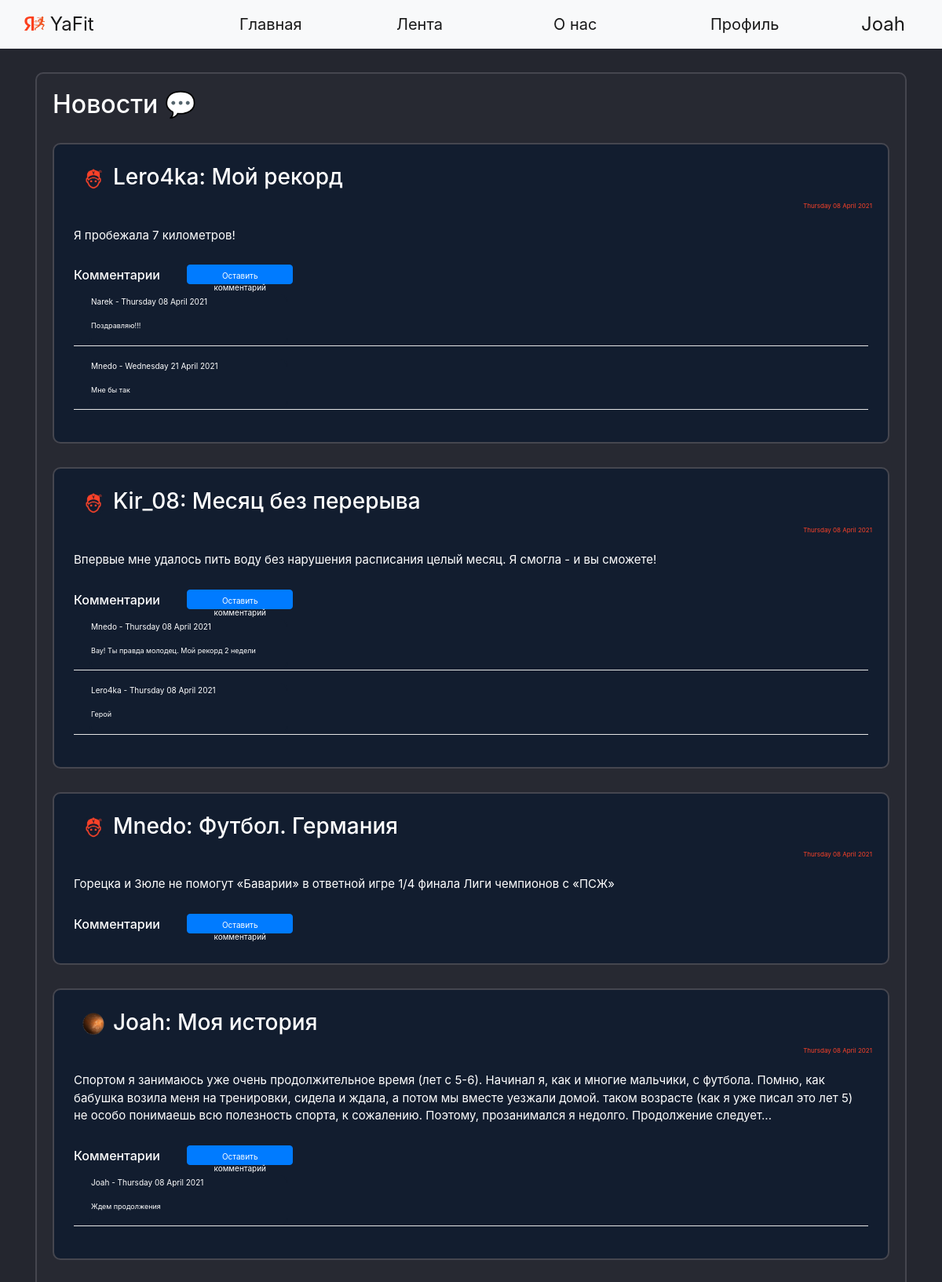
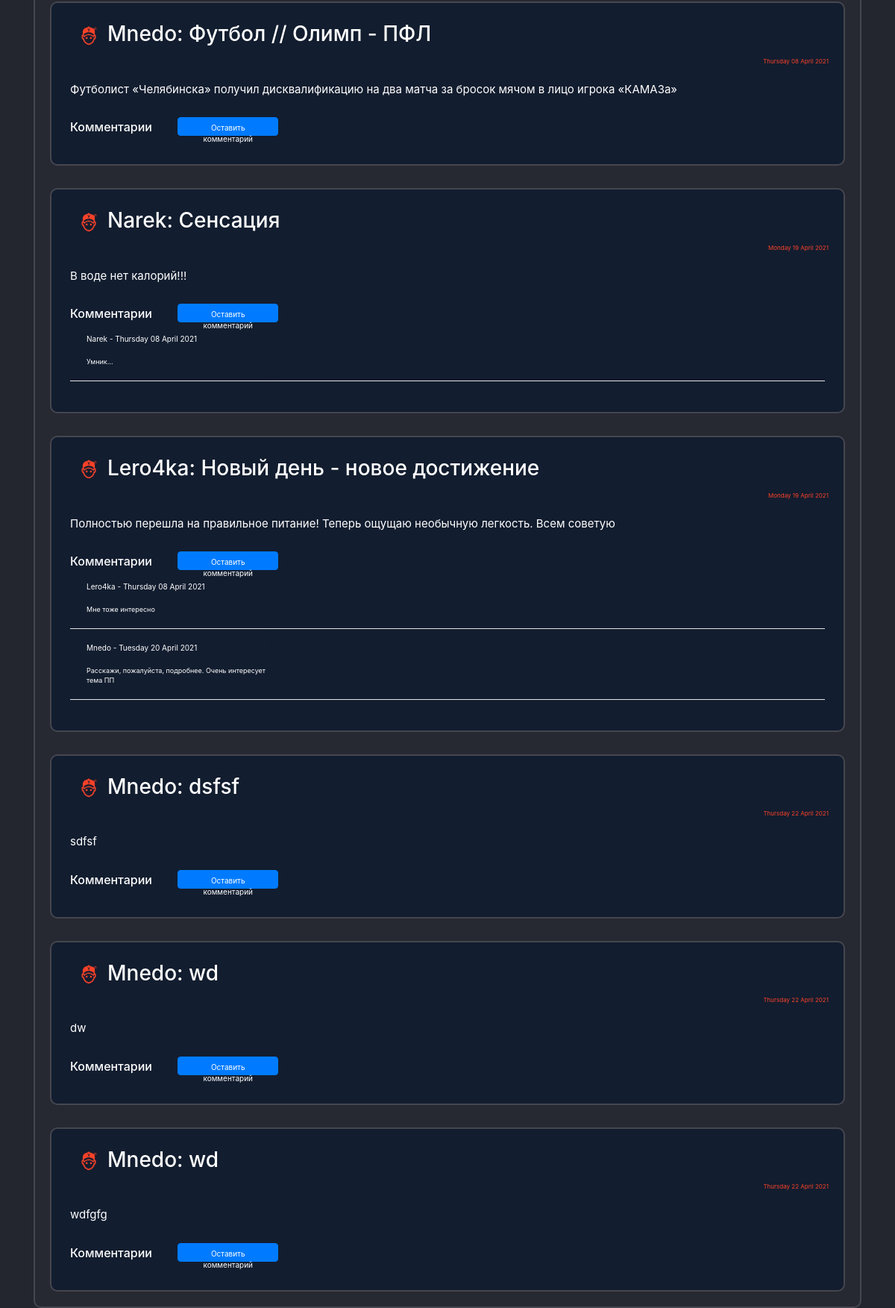
Screenshot of /news (signed in) with the database file from the repository (2 pictures, top to bottom).
### data/users.py (models this page shows, shortened)
class User(SqlAlchemyBase, UserMixin, SerializerMixin):
    __tablename__ = 'users'
    id = sqlalchemy.Column(sqlalchemy.Integer,
                           primary_key=True, autoincrement=True)
    name = sqlalchemy.Column(sqlalchemy.String)
    surname = sqlalchemy.Column(sqlalchemy.String)
    nickname = sqlalchemy.Column(sqlalchemy.String)
    age = sqlalchemy.Column(sqlalchemy.Integer)
    status = sqlalchemy.Column(sqlalchemy.String)
    about = sqlalchemy.Column(sqlalchemy.String)
    email = sqlalchemy.Column(sqlalchemy.String, unique=True)
    hashed_password = sqlalchemy.Column(sqlalchemy.String)
    modified_date = sqlalchemy.Column(sqlalchemy.DateTime, default=datetime.datetime.now)
    city_from = sqlalchemy.Column(sqlalchemy.String)
    habit = sqlalchemy.Column(sqlalchemy.String)  # id_1;id_2
    habits = orm.relation("Habits", back_populates='user')
    news = orm.relation("News", back_populates='user')
    comments = orm.relation("Comments", back_populates='user')

### data/news.py (models this page shows)
class News(SqlAlchemyBase, UserMixin, SerializerMixin):
    __tablename__ = 'news'
    id = sqlalchemy.Column(sqlalchemy.Integer,
                           primary_key=True, autoincrement=True)
    title = sqlalchemy.Column(sqlalchemy.String)
    content = sqlalchemy.Column(sqlalchemy.String)
    created_date = sqlalchemy.Column(sqlalchemy.DateTime,
                                     default=datetime.datetime.now)
    user_id = sqlalchemy.Column(sqlalchemy.Integer,
                                sqlalchemy.ForeignKey("users.id"))
    comms = sqlalchemy.Column(sqlalchemy.String)  # id_1;id_2
    user = orm.relation('User')

### data/comments.py (models this page shows)
class Comments(SqlAlchemyBase, UserMixin, SerializerMixin):
    __tablename__ = 'comments'
    id = sqlalchemy.Column(sqlalchemy.Integer,
                           primary_key=True, autoincrement=True)
    content = sqlalchemy.Column(sqlalchemy.String)
    created_date = sqlalchemy.Column(sqlalchemy.DateTime,
                                     default=datetime.datetime.now)
    user_id = sqlalchemy.Column(sqlalchemy.Integer,
                                sqlalchemy.ForeignKey("users.id"))
    user = orm.relation('User')

### main.py (the view)
@app.route("/news", methods=['GET', 'POST'])
def news():
    db_sess = db_session.create_session()
    rec_news = db_sess.query(News).all()
    top_news = []
    news_index = 0
    path = 'static/img/users_photo/default.jpg'
    for news in rec_news:
        path = ''
        news_index += 1
        creator_nickname = (db_sess.query(User).filter(User.id == news.user_id).first()).nickname
        for images in os.listdir('static/img/users_photo'):
            if images.split('.')[0] == creator_nickname:
                path = 'static/img/users_photo/' + images
        if path == '':
            path = 'static/img/users_photo/default.jpg'
        comments = []
        if news.comms:
            if ';' in news.comms:
                for com_id in news.comms.split(';'):
                    comments.append(db_sess.query(Comments).filter(Comments.id == com_id).first())
            elif len(news.comms) == 1:
                com_id = news.comms
                comments = [db_sess.query(Comments).filter(Comments.id == com_id).first()]
        else:
            comments = []
        if len(comments) > 1:
            comments = sorted(comments, key=lambda x: x.created_date)
        comments_main = []
        for com in comments:
            comentor_nickname = db_sess.query(User).filter(User.id == com.user_id).first().nickname
            comments_main.append({'id': com.id,
                                  'content': com.content,
                                  'created_date': com.created_date.strftime("%A %d %B %Y"),
                                  'creator': comentor_nickname})
        comments = comments_main
        top_news.append({'id': news.id,
                         'title': news.title,
                         'content': news.content,
                         'created_date': news.created_date.strftime("%A %d %B %Y"),
                         'comms': comments,
                         'creator': creator_nickname,
                         'path': path})
    return render_template("news.html", top_news=top_news, path=path, random_id=random.randint(1, 2 ** 16),
                           title='Лента')

### data/db_session.py (called while the page is built)
def create_session() -> Session:
    global __factory
    return __factory()

### main.py (called while the page is built)
@login_manager.user_loader
def load_user(user_id):
    db_sess = db_session.create_session()
    return db_sess.query(User).get(user_id)

### templates/news.html
{% extends "base.html" %}
{% block content %}
<div class="page_border">
    <h2>Новости &#128172;</h2>
    {% for new in top_news%}
    <div class="page_border" style="background-color: #121d2f !important;">
        <div class="menu_item">
            <h3><a><a><img
                    src={{new['path']}}?dummy={{random_id}} alt="avatar"
                    class="round_avatar"></a></a>{{new['creator']}}: {{new['title']}} </h3>
        </div>
        <div class="reposts">
            <p>{{new['created_date']}}</p>
        </div>
        <div class="menu_item">
            <p>{{new['content']}}</p>
        </div>
        <div class="menu_item">
            <h6>Комментарии {% if current_user.is_authenticated %}
                <a href="/com_add/{{ new['id'] }}" class="btn btn-primary"
                   style=" height:25px; width:135px; font-size: 10px; margin-bottom:5px; margin-left: 30px;">Оставить
                    комментарий</a>
                {% endif %}
            </h6>
            {% for com in new['comms'] %}
            <div class="com_label" style="margin-left: 20px; padding: 0; margin-top: 0; margin-bottom;">
                <p style="font-size: 10px;">{{com['creator']}} - {{com['created_date']}}</p>
                <p style="font-size: 9px;">{{com['content']}}
                </p></div>
            <hr style="color: white; background-color: white; padding: 0; margin-top: 0; margin-bottom;">
            {% endfor %}
        </div>
    </div>
    {% endfor %}
</div>
{% endblock %}

### templates/base.html (shortened to what this page needs)
<!doctype html>
<html lang="en">
<head>
    <link rel="stylesheet" href="/static/css/style.css?random()">
    <link rel="stylesheet"
          href="https://stackpath.bootstrapcdn.com/bootstrap/4.4.1/css/bootstrap.min.css"
>
</head>
<body>
<header>
    <nav class="navbar navbar-expand-lg navbar-light bg-light">
        <div class="container-fluid">
            <a class="navbar-brand" style="width: 250px;" href="/">
                <img src="/static/img/YaFit_logo.png" alt="" width="26" height="18"
                     class="d-inline-block text-align-center" style="margin-bottom:5px;">
                YaFit
            </a>
            <div class="collapse navbar-collapse">
                <ul class="mx-auto navbar-nav">
                    <li class="nav-item">
                        <a class="nav-link active" style="width: 200px;" aria-current="page" href="/">Главная</a>
                    </li>
                    <li class="nav-item">
                        <a class="nav-link active" style="width: 200px;" href="/news">Лента</a>
                    </li>
                    <li class="nav-item">
                        <a class="nav-link active" style="width: 200px;" href="/info">О нас</a>
                    </li>
                    <li class="nav-item">
                        <a class="nav-link active" style="width: 200px;" href="/office">Профиль</a>
                </ul>
                {% if current_user.is_authenticated %}
                <a class="navbar-brand" href="/logout">{{current_user.nickname}}</a>
                {% else %}
                <p>
                    <a class="btn btn-primary " href="/register">Зарегистрироваться</a>
                    <a class="btn btn-success" href="/login">Войти</a>
                </p>
                {% endif %}
            </div>
        </div>
    </nav>
</header>
<main role="main" class="container">
    {% block content %}{% endblock %}
</main>
</body>
</html>

### static/css/style.css (style rules this page uses)
body { background-color: #24262f !important; color: white; }
.nav-item { color: black; font-weight: 400; font-size: 20px !important; }
.navbar-brand { font-size: 24px !important; }
.page_border { background-color: #272932 !important; color: white !important; border: 2px solid #45464F; border-radius: 10px; padding: 20px !important; margin: 0 auto; margin-top: 30px; }
.menu_item { padding: 5px !important; font-size: 15px !important; }
hr { background-color: #FB4229; color: #FB4229; }
.reposts { color: #FB4229 !important; font-size: 8px !important; text-align: right; }
.com_label { background-color: #121d2f !important; color: white !important; border: 2px solid #121d2f; width: 25%; border-radius: 10px; }
.round_avatar { margin-left:10px; margin-right:10px; width: 30px !important; height: 30px !important; border-radius: 50px !important; }

### rows the page displays
User: nickname "Joah", creator "Joah", creator "Joah"
User: creator "Lero4ka" "Lero4ka", creator "Lero4ka" "Lero4ka"
News: title "Мой рекорд", content "Я пробежала 7 километров!"
User: creator "Narek" "Narek", creator "Narek"
Comments: content "Поздравляю!!!"
User: creator "Mnedo" "Mnedo" "Mnedo", creator "Mnedo" "Mnedo"
Comments: content "Мне бы так"
User: creator "Kir_08"
News: title "Месяц без перерыва", content "Впервые мне удалось пить воду без нарушения расписания целый месяц. Я смогла - и вы сможете!"
Comments: content "Вау! Ты правда молодец. Мой рекорд 2 недели"
Comments: content "Герой"
News: title "Футбол. Германия", content "Горецка и Зюле не помогут «Баварии» в ответной игре 1/4 финала Лиги чемпионов с «ПСЖ»"
News: title "Моя история", content "Спортом я занимаюсь уже очень продолжительное время (лет с 5-6). Начинал я, как и многие мальчики, с футбола. Помню, как бабушка возила меня на тренировки, сидела и ждала, а потом мы вместе уезжали домой. таком возрасте (как я уже писал это лет 5) не особо понимаешь всю полезность спорта, к сожалению. Поэтому, прозанимался я недолго. Продолжение следует..."
Comments: content "Ждем продолжения"
News: title "Футбол // Олимп - ПФЛ", content "Футболист «Челябинска» получил дисквалификацию на два матча за бросок мячом в лицо игрока «КАМАЗа»"
News: title "Сенсация", content "В воде нет калорий!!!"
Comments: content "Умник..."
News: title "Новый день - новое достижение", content "Полностью перешла на правильное питание! Теперь ощущаю необычную легкость. Всем советую"
Comments: content "Мне тоже интересно"
Comments: content "Расскажи, пожалуйста, подробнее. Очень интересует тема ПП"
User: creator "Mnedo" "Mnedo" "Mnedo"
News: title "dsfsf", content "sdfsf"
News: title "wd", content "dw"
News: title "wd", content "wdfgfg"

### other values shown
{{ new['created_date'] }} "Thursday 08 April 2021" "Thursday 08 April 2021" "Thursday 08 April 2021" "Thursday 08 April 2021" "Thursday 08 April 2021" "Monday 19 April 2021" "Monday 19 April 2021" "Thursday 22 April 2021" "Thursday 22 April 2021" "Thursday 22 April 2021"
{{ com['created_date'] }} "Thursday 08 April 2021" "Wednesday 21 April 2021" "Thursday 08 April 2021" "Thursday 08 April 2021" "Thursday 08 April 2021" "Thursday 08 April 2021" "Thursday 08 April 2021" "Tuesday 20 April 2021"
